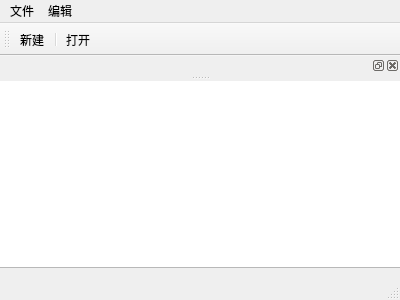
<?xml version="1.0" encoding="UTF-8"?>
<ui version="4.0">
 <class>MainWindow</class>
 <widget class="QMainWindow" name="MainWindow">
  <property name="geometry">
   <rect>
    <x>0</x>
    <y>0</y>
    <width>400</width>
    <height>300</height>
   </rect>
  </property>
  <property name="windowTitle">
   <string>MainWindow</string>
  </property>
  <widget class="QWidget" name="centralWidget">
   <widget class="QTextEdit" name="textEdit">
    <property name="geometry">
     <rect>
      <x>-7</x>
      <y>-14</y>
      <width>411</width>
      <height>201</height>
     </rect>
    </property>
   </widget>
  </widget>
  <widget class="QMenuBar" name="menuBar">
   <property name="geometry">
    <rect>
     <x>0</x>
     <y>0</y>
     <width>400</width>
     <height>26</height>
    </rect>
   </property>
   <widget class="QMenu" name="menu">
    <property name="title">
     <string>文件</string>
    </property>
    <addaction name="actionnew"/>
    <addaction name="separator"/>
    <addaction name="actionopen"/>
   </widget>
   <widget class="QMenu" name="menu_2">
    <property name="title">
     <string>编辑</string>
    </property>
   </widget>
   <addaction name="menu"/>
   <addaction name="menu_2"/>
  </widget>
  <widget class="QToolBar" name="mainToolBar">
   <attribute name="toolBarArea">
    <enum>TopToolBarArea</enum>
   </attribute>
   <attribute name="toolBarBreak">
    <bool>false</bool>
   </attribute>
   <addaction name="actionnew"/>
   <addaction name="separator"/>
   <addaction name="actionopen"/>
  </widget>
  <widget class="QStatusBar" name="statusBar"/>
  <widget class="QDockWidget" name="dockWidget">
   <property name="allowedAreas">
    <set>Qt::TopDockWidgetArea</set>
   </property>
   <attribute name="dockWidgetArea">
    <number>4</number>
   </attribute>
   <widget class="QWidget" name="dockWidgetContents"/>
  </widget>
  <action name="actionnew">
   <property name="text">
    <string>新建</string>
   </property>
  </action>
  <action name="actionopen">
   <property name="text">
    <string>打开</string>
   </property>
  </action>
 </widget>
 <layoutdefault spacing="6" margin="11"/>
 <resources/>
 <connections/>
</ui>
